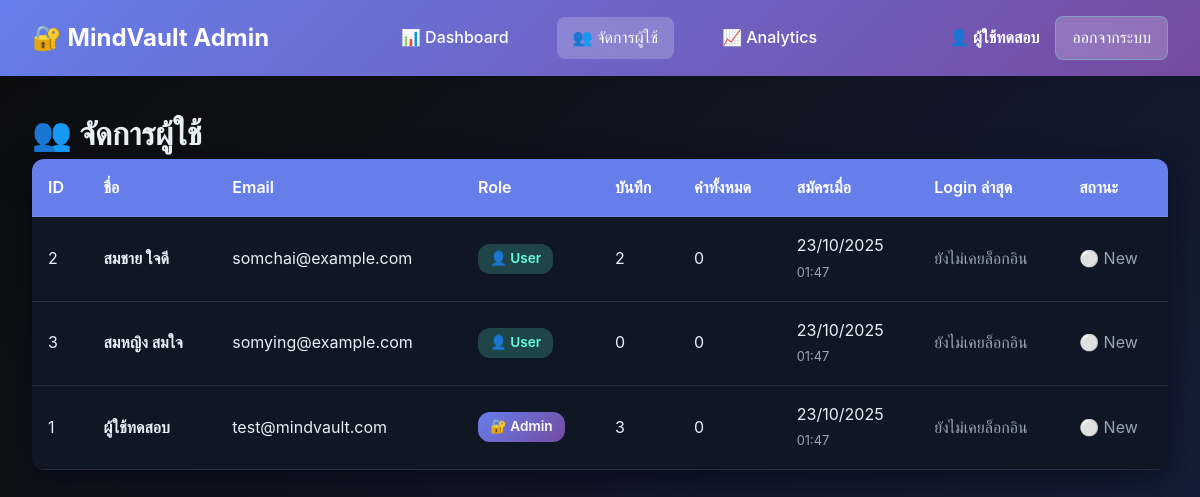
The page /admin/manage_users.php (signed in) on the database as committed earlier.
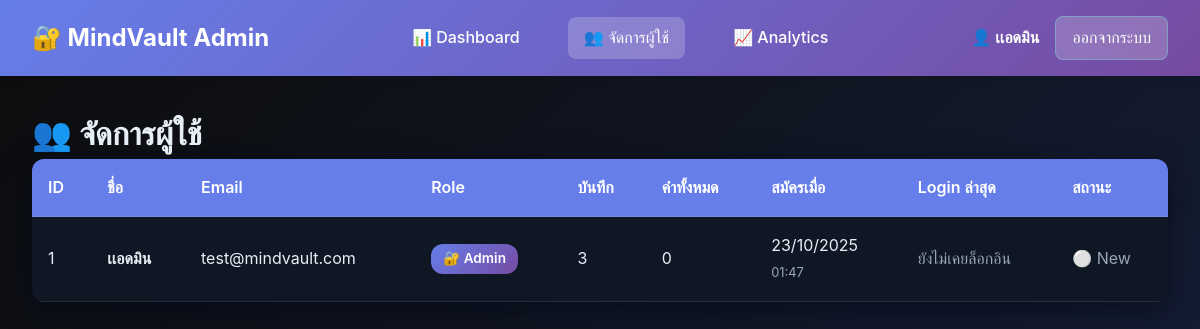
The same page on the database as committed later.
### tables this page shows
CREATE TABLE IF NOT EXISTS users (
    id INT AUTO_INCREMENT PRIMARY KEY,
    name VARCHAR(100) NOT NULL,
    email VARCHAR(100) NOT NULL UNIQUE,
    password VARCHAR(255) NOT NULL,
    role ENUM('user', 'admin') DEFAULT 'user',
    last_login TIMESTAMP NULL,
    created_at TIMESTAMP DEFAULT CURRENT_TIMESTAMP,
    updated_at TIMESTAMP DEFAULT CURRENT_TIMESTAMP ON UPDATE CURRENT_TIMESTAMP
);

### admin/manage_users.php (the view, shortened to what this page needs)
<?php
require_once '../includes/db.php';
$current_page = 'users';
$users_query = "
    SELECT
        u.id,
        u.name,
        u.email,
        u.role,
        u.created_at,
        u.last_login,
        COUNT(DISTINCT e.id) as total_entries,
        COALESCE(SUM(e.word_count), 0) as total_words
    FROM users u
    LEFT JOIN entries e ON u.id = e.user_id
    GROUP BY u.id, u.name, u.email, u.role, u.created_at, u.last_login
    ORDER BY u.created_at DESC
";
$users = $conn->query($users_query);
include 'includes/header.php';
?>
<h1>👥 จัดการผู้ใช้</h1>
<div class="data-table">
    <table>
        <thead>
            <tr>
                <th>ID</th>
                <th>ชื่อ</th>
                <th>Email</th>
                <th>Role</th>
                <th>บันทึก</th>
                <th>คำทั้งหมด</th>
                <th>สมัครเมื่อ</th>
                <th>Login ล่าสุด</th>
                <th>สถานะ</th>
            </tr>
        </thead>
        <tbody>
            <?php while($user = $users->fetch_assoc()): ?>
            <tr>
                <td><?php echo $user['id']; ?></td>
                <td>
                    <strong><?php echo htmlspecialchars($user['name']); ?></strong>
                </td>
                <td><?php echo htmlspecialchars($user['email']); ?></td>
                <td>
                    <?php if($user['role'] == 'admin'): ?>
                        <span class="badge badge-admin">🔐 Admin</span>
                    <?php else: ?>
                        <span class="badge badge-user">👤 User</span>
                    <?php endif; ?>
                </td>
                <td><?php echo number_format($user['total_entries']); ?></td>
                <td><?php echo number_format($user['total_words']); ?></td>
                <td>
                    <?php echo date('d/m/Y', strtotime($user['created_at'])); ?><br>
                    <small style="color: var(--muted);"><?php echo date('H:i', strtotime($user['created_at'])); ?></small>
                </td>
                <td>
                    <?php if($user['last_login']): ?>
                        <?php echo date('d/m/Y', strtotime($user['last_login'])); ?><br>
                        <small style="color: var(--muted);"><?php echo date('H:i', strtotime($user['last_login'])); ?></small>
                    <?php else: ?>
                        <span style="color: var(--muted);">ยังไม่เคยล็อกอิน</span>
                    <?php endif; ?>
                </td>
                <td>
                    <?php
                    if($user['last_login'] && strtotime($user['last_login']) > strtotime('-7 days')):
                    ?>
                        <span style="color: #4caf50; font-weight: 600;">🟢 Active</span>
                    <?php elseif($user['last_login']): ?>
                        <span style="color: var(--muted);">⚪ Inactive</span>
                    <?php else: ?>
                        <span style="color: var(--muted);">⚪ New</span>
                    <?php endif; ?>
                </td>
            </tr>
            <?php endwhile; ?>
        </tbody>
    </table>
</div>
    </div>
</body>
</html>

### admin/includes/header.php (shortened to what this page needs)
<!DOCTYPE html>
<html lang="th">
<head>
    <link rel="stylesheet" href="../assets/css/dashboard.css">
</head>
<body>
    <div class="admin-header">
        <div class="admin-header-content">
            <div class="admin-logo">
                🔐 MindVault Admin
            </div>
            <nav class="admin-nav">
                <a href="index.php" class="<?php echo ($current_page ?? '') == 'dashboard' ? 'active' : ''; ?>">
                    📊 Dashboard
                </a>
                <a href="manage_users.php" class="<?php echo ($current_page ?? '') == 'users' ? 'active' : ''; ?>">
                    👥 จัดการผู้ใช้
                </a>
                <a href="analytics.php" class="<?php echo ($current_page ?? '') == 'analytics' ? 'active' : ''; ?>">
                    📈 Analytics
                </a>
            </nav>
            <div class="admin-user-info">
                <span class="admin-user-name">👤 <?php echo htmlspecialchars($_SESSION['admin_name'] ?? 'Admin'); ?></span>
                <a href="logout.php" class="logout-btn">ออกจากระบบ</a>
            </div>
        </div>
    </div>
    <div class="admin-content">

### assets/css/dashboard.css (style rules this page uses)
:root { --bg: #0b0f1a; --card: #0f1724; --accent: #64ffda; --accent-light: #4fc3f7; --muted: #9aa6b2; --text: #e6eef6; --success: #4caf50; --error: #f44336; --warning: #ff9800; --radius: 12px; --shadow: 0 8px 30px rgba(2, 6, 23, 0.6); --shadow-hover: 0 12px 40px rgba(2, 6, 23, 0.8); }
* { margin: 0; padding: 0; box-sizing: border-box; }
body { background: linear-gradient(135deg, #0c0c0c, #16213e); font-family: 'Inter', system-ui, -apple-system, Arial, sans-serif; color: var(--text); line-height: 1.6; min-height: 100vh; }
.logout-btn { color: var(--accent); text-decoration: none; padding: 0.5rem 1rem; border: 1px solid rgba(100, 255, 218, 0.3); border-radius: 6px; transition: all 0.3s ease; }

### admin/includes/header.php (style rules this page uses)
:root { --admin-primary: #667eea; --admin-secondary: #764ba2; --admin-accent: #f093fb; }
.admin-header { background: linear-gradient(135deg, var(--admin-primary) 0%, var(--admin-secondary) 100%); padding: 1rem 2rem; color: white; box-shadow: 0 4px 6px rgba(0,0,0,0.1); }
.admin-header-content { max-width: 1400px; margin: 0 auto; display: flex; justify-content: space-between; align-items: center; }
.admin-logo { font-size: 1.5rem; font-weight: 700; display: flex; align-items: center; gap: 10px; }
.admin-nav { display: flex; gap: 2rem; align-items: center; }
.admin-nav a { color: white; text-decoration: none; padding: 0.5rem 1rem; border-radius: 8px; transition: all 0.3s; font-weight: 500; }
.admin-nav a:hover, .admin-nav a.active { background: rgba(255,255,255,0.2); }
.admin-user-info { display: flex; align-items: center; gap: 1rem; }
.admin-user-name { font-weight: 600; }
.logout-btn { background: rgba(255,255,255,0.2); padding: 0.5rem 1rem; border-radius: 8px; text-decoration: none; color: white; transition: all 0.3s; }
.admin-content { max-width: 1400px; margin: 2rem auto; padding: 0 2rem; }
.data-table { background: var(--card); border-radius: var(--radius); overflow: hidden; box-shadow: var(--shadow); }
.data-table table { width: 100%; border-collapse: collapse; }
.data-table th, .data-table td { padding: 1rem; text-align: left; border-bottom: 1px solid rgba(255,255,255,0.1); }
.data-table th { background: var(--admin-primary); color: white; font-weight: 600; }
.badge { display: inline-block; padding: 0.25rem 0.75rem; border-radius: 12px; font-size: 0.85rem; font-weight: 600; }
.badge-admin { background: linear-gradient(135deg, #667eea, #764ba2); color: white; }
.badge-user { background: rgba(100, 255, 218, 0.2); color: var(--accent); }

### admin/manage_users.php (style rules this page uses)
small { font-size: 0.8em; }

Rows that differ between the two databases and show on the page:
removed users: id "2", name "สมชาย ใจดี", email "somchai@example.com", role "👤 User", total_entries "2", total_words "0", created_at "23/10/2025", created_at "01:47", shows "ยังไม่เคยล็อกอิน", shows "⚪ New"
removed users: id "3", name "สมหญิง สมใจ", email "somying@example.com", role "👤 User", total_entries "0", total_words "0", created_at "23/10/2025", created_at "01:47", shows "ยังไม่เคยล็อกอิน", shows "⚪ New"
changed users "test@mindvault.com": name "ผู้ใช้ทดสอบ" → "เเอดมิน"
Other text that changed with them:
$_SESSION['admin_name']: "ผู้ใช้ทดสอบ" → "เเอดมิน"
